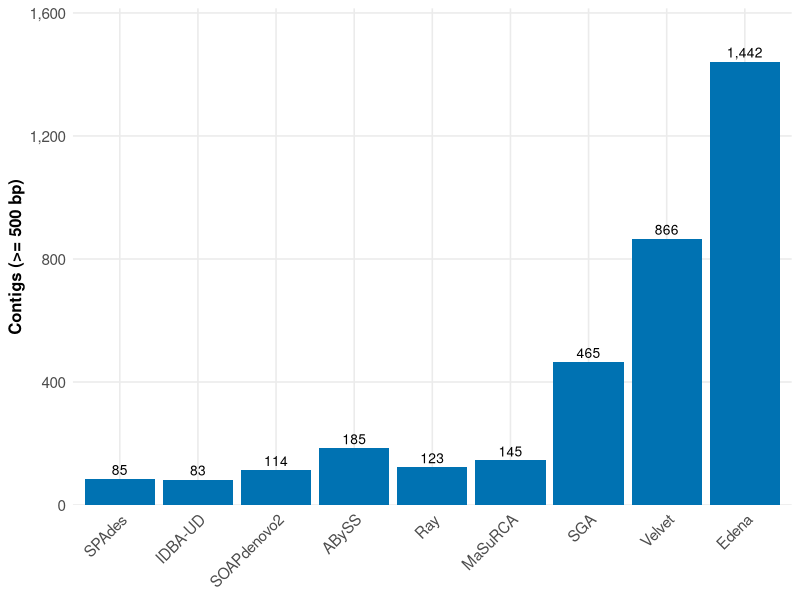
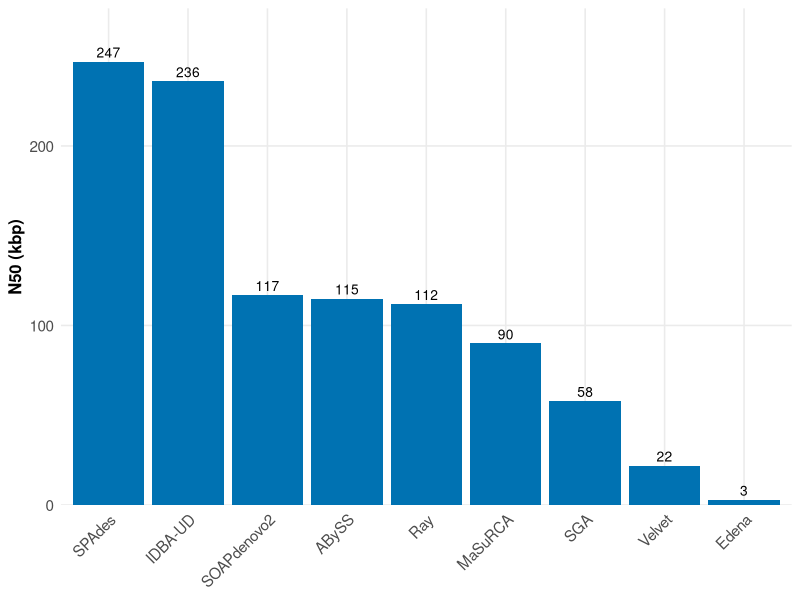

R code for these plots, in order:
# ==========================================================================
# Lección 01. De lecturas a ensamblaje: comparar ensambladores con QUAST
# ==========================================================================
# Autor: Dr. José Juan Torres Martínez
# Docente de Ciencias Químicas
# Universidad Autónoma de San Luis Potosí (UASLP)
# México
#
# Material académico para estudiantes
# Serie "Genómica" — Lección 01
#
# Descripción: primera lección del curso de genómica. Un genoma no se lee
#   de principio a fin: se secuencia en millones de lecturas cortas y
#   después se reconstruye con un programa ensamblador. Hay varios
#   ensambladores y no todos dan el mismo resultado con las mismas
#   lecturas. En esta lección se comparan nueve ensambladores (ABySS,
#   Edena, IDBA-UD, MaSuRCA, Ray, SGA, SOAPdenovo2, SPAdes y Velvet)
#   con las métricas de QUAST, la herramienta que evalúa ensamblajes, y
#   se decide cuál conviene usar.
#
# Objetivos de aprendizaje:
#   - Explicar qué es un ensamblaje y qué es un contig.
#   - Leer una tabla de QUAST: contigs, N50, NGA50, LGA50, errores de
#     ensamblaje y fracción del genoma.
#   - Calcular cuántas veces es mayor el N50 de un ensamblador que el
#     de otro, y cuánto cae el N50 al medirlo contra el genoma de
#     referencia (NGA50).
#   - Comparar ensambladores con gráficos de barras.
#   - Explicar por qué un ensamblaje con menos contigs y mayor N50 es
#     un ensamblaje menos fragmentado, y por qué se miran varias
#     métricas juntas.
#
# Datos: datos_quast.csv, en esta misma carpeta. Son los resultados
#   publicados por Forouzan y colaboradores (2017) para tres genomas
#   bacterianos del estudio GAGE-B, evaluados con QUAST.
#   Forouzan E, Maleki MSM, Karkhane AA, Yakhchali B (2017). Evaluation
#   of nine popular de novo assemblers in microbial genome assembly.
#   J Microbiol Methods 143:32-37. doi:10.1016/j.mimet.2017.09.008.
#   PMID 28939423. Tabla 3 del artículo.
#
#   Cada valor es el promedio de los tres genomas, con cobertura
#   de alrededor de 100x:
#     Mycobacterium abscessus: 96x, GC 64 por ciento, lecturas de 100 pb
#     Rhodobacter sphaeroides 2.4.1: 126x, GC 69 por ciento, 101 pb
#     Vibrio cholerae: 88x, GC 48 por ciento, lecturas de 100 pb
#   Los datos de lecturas son del estudio GAGE-B (Magoc y colaboradores,
#   2013, Bioinformatics 29:1718-1725, doi:10.1093/bioinformatics/btt273,
#   PMC3702249).
#
#   Para descargar las lecturas con SRA Toolkit (corridas HiSeq):
#     fasterq-dump --split-files SRR315382
#     fasterq-dump --split-files SRR522244
#     fasterq-dump --split-files SRR227312
#   SRR315382 es Mycobacterium abscessus (estudio SRA043447),
#   SRR522244 es Rhodobacter sphaeroides 2.4.1 y SRR227312 es Vibrio
#   cholerae (estudio SRA037376). Las lecturas limpias y submuestreadas
#   a 100x están también en el sitio de GAGE-B: http://ccb.jhu.edu/gage_b
#   Genomas de referencia (GenBank): M. abscessus ATCC 19977 NC_010394;
#   R. sphaeroides 2.4.1 NC_007488, NC_007489, NC_007490, NC_007493,
#   NC_007494, NC_009007, NC_009008; V. cholerae N16961 NC_002505,
#   NC_002506.
#
#   Los nueve ensambladores evaluados en el artículo (con su versión):
#   ABySS 1.9.0, Edena V3.131028, IDBA-UD 1.1.3, MaSuRCA 3.2.1,
#   Ray 2.3.1, SGA v0.10.14, SOAPdenovo2, SPAdes 3.9.0 y Velvet 1.2.10.
#   Los comandos para reproducir la tabla son:
#     spades.py -1 lectura_1.fastq -2 lectura_2.fastq -o salida_spades
#     quast.py contigs.fasta -r referencia.fasta -o salida_quast
#   QUAST necesita el genoma de referencia para calcular NGA50, LGA50
#   y la fracción del genoma; sin referencia solo calcula N50 y L50.
# ==========================================================================

# --------------------------------------------------------------------------
# 1. Cargar paquetes
# --------------------------------------------------------------------------
library(ggplot2)
library(dplyr)
library(readr)
library(scales)

Sys.setlocale("LC_ALL", "C.UTF-8")

# Carpeta del script: los CSV y las figuras viven junto a este archivo.
args <- commandArgs(trailingOnly = FALSE)
archivo <- grep("--file=", args, value = TRUE)
if (length(archivo) > 0) {
  carpeta <- dirname(sub("--file=", "", archivo[1]))
} else {
  carpeta <- getwd()
}
setwd(carpeta)

# --------------------------------------------------------------------------
# 2. Del secuenciador al ensamblaje
# --------------------------------------------------------------------------
# El secuenciador produce lecturas: fragmentos cortos de ADN, de unos
# 100 pares de bases cada uno en estos datos. Ninguna lectura cubre el
# genoma completo, así que el ensamblaje busca las lecturas que se solapan
# y las junta en piezas más largas, llamadas contigs. Un contig es una
# secuencia continua reconstruida a partir de muchas lecturas.
#
# Hay varios programas ensambladores y cada uno usa una estrategia
# distinta. Con las mismas lecturas, ABySS, Edena, IDBA-UD, MaSuRCA,
# Ray, SGA, SOAPdenovo2, SPAdes y Velvet dan ensamblajes diferentes:
# distinto número de contigs, distinto tamaño total y distinta longitud
# de contigs. Por eso, antes de seguir con el análisis, se comparan con
# QUAST (Quality Assessment Tool for Genome Assemblies), que calcula las
# mismas métricas para cada ensamblaje.
#
# Las métricas de QUAST que se usan en esta lección son:
#   - contigs_500: número de contigs de 500 pares de bases o más.
#   - n50_kbp: la longitud del contig que queda en la mitad del
#     ensamblaje cuando se ordenan los contigs de mayor a menor, en
#     miles de pares de bases (kbp). Un N50 mayor indica un ensamblaje
#     menos fragmentado.
#   - nga50_kbp: lo mismo que el N50, pero medido contra el genoma de
#     referencia: los contigs se parten donde hay un error de
#     ensamblaje, así que el NGA50 siempre es menor o igual que el N50
#     y castiga a los ensambladores que juntan mal las lecturas.
#   - lga50: cuántos bloques alineados hay que sumar, de mayor a menor,
#     para llegar a la mitad del genoma de referencia. Un LGA50 menor
#     indica un ensamblaje menos fragmentado.
#   - misassemblies: número de errores de ensamblaje, es decir, de
#     lugares donde el contig junta dos partes del genoma que en
#     realidad no van juntas.
#   - genome_fraction_pct: qué porcentaje del genoma de referencia
#     cubre el ensamblaje. Un valor mayor indica un ensamblaje más
#     completo.
# QUAST también reporta N90, L50, auN y otras métricas en su reporte
# completo; en la lección 04 se calculan a mano con un ejemplo pequeño.

# --------------------------------------------------------------------------
# 3. Leer los datos
# --------------------------------------------------------------------------
# datos_quast.csv tiene las métricas de QUAST de los nueve ensambladores,
# todos sobre las mismas lecturas públicas de GAGE-B y con el mismo
# umbral de 500 pares de bases. Cada valor es el promedio de los tres
# genomas bacterianos.
quast <- read_csv("datos_quast.csv", show_col_types = FALSE)
print(quast)

# --------------------------------------------------------------------------
# 4. Calcular valores a partir de los datos
# --------------------------------------------------------------------------
# El ensamblador con el N50 mayor, el ensamblador con menos contigs y el
# ensamblador con el NGA50 mayor.
mejor_n50 <- quast %>% filter(n50_kbp == max(n50_kbp)) %>% pull(ensamblador)
menos_contigs <- quast %>% filter(contigs_500 == min(contigs_500)) %>% pull(ensamblador)
mejor_nga50 <- quast %>% filter(nga50_kbp == max(nga50_kbp)) %>% pull(ensamblador)
cat("Mayor N50:", mejor_n50, "\n")
cat("Menos contigs:", menos_contigs, "\n")
cat("Mayor NGA50:", mejor_nga50, "\n")

# Cuántas veces más contigs produce Edena que IDBA-UD, y cuántas veces
# es mayor el N50 de SPAdes que el de Edena y que el de Velvet.
cat("Contigs de Edena / contigs de IDBA-UD =",
    round(quast %>% filter(ensamblador == "Edena") %>% pull(contigs_500) /
          (quast %>% filter(ensamblador == "IDBA-UD") %>% pull(contigs_500)), 2), "\n")
cat("N50 de SPAdes / N50 de Edena =",
    round(quast %>% filter(ensamblador == "SPAdes") %>% pull(n50_kbp) /
          (quast %>% filter(ensamblador == "Edena") %>% pull(n50_kbp)), 2), "\n")
cat("N50 de SPAdes / N50 de Velvet =",
    round(quast %>% filter(ensamblador == "SPAdes") %>% pull(n50_kbp) /
          (quast %>% filter(ensamblador == "Velvet") %>% pull(n50_kbp)), 2), "\n")

# Cuánto cae el N50 al medirlo contra la referencia (de N50 a NGA50),
# en porcentaje, para SPAdes, IDBA-UD y Ray.
caida <- quast %>%
  filter(ensamblador %in% c("SPAdes", "IDBA-UD", "Ray")) %>%
  mutate(caida_pct = round(100 * (n50_kbp - nga50_kbp) / n50_kbp, 1)) %>%
  select(ensamblador, n50_kbp, nga50_kbp, caida_pct)

print(caida)

# La diferencia en fracción del genoma entre SPAdes y Edena, en puntos
# porcentuales, y el ensamblador con más errores de ensamblaje.
cat("Fracción del genoma: SPAdes - Edena =",
    round(quast %>% filter(ensamblador == "SPAdes") %>% pull(genome_fraction_pct) -
          (quast %>% filter(ensamblador == "Edena") %>% pull(genome_fraction_pct)), 2),
    "puntos porcentuales\n")
cat("Más errores de ensamblaje:",
    quast %>% filter(misassemblies == max(misassemblies)) %>% pull(ensamblador),
    "con", max(quast$misassemblies), "\n")

# --------------------------------------------------------------------------
# 5. Paleta y tema
# --------------------------------------------------------------------------
# Paleta Okabe-Ito (compatible con visión de color deficiente).
col_ensamblador <- "#0072B2"

# Tema común: sin título dentro de la imagen, títulos de ejes en negrita.
tema_fig <- theme_minimal(base_size = 12) +
  theme(
    axis.title = element_text(face = "bold"),
    axis.text = element_text(size = 11),
    panel.grid.minor = element_blank()
  )

# Ordenar los ensambladores de mayor a menor N50 para los gráficos.
quast$ensamblador <- factor(quast$ensamblador,
                            levels = c("SPAdes", "IDBA-UD", "SOAPdenovo2", "ABySS",
                                       "Ray", "MaSuRCA", "SGA", "Velvet", "Edena"))

# --------------------------------------------------------------------------
# 6. Figura 1 — Contigs por ensamblador
# --------------------------------------------------------------------------
# El eje horizontal es el ensamblador, ordenado de mayor a menor N50, y
# el eje vertical es el número de contigs de 500 pares de bases o más.
p1 <- ggplot(quast, aes(x = ensamblador, y = contigs_500)) +
  geom_col(fill = col_ensamblador) +
  geom_text(aes(label = comma(contigs_500)), vjust = -0.4, size = 3.5) +
  scale_y_continuous(labels = label_comma(), expand = expansion(mult = c(0, 0.12))) +
  labs(x = NULL, y = "Contigs (>= 500 bp)") +
  tema_fig +
  theme(axis.text.x = element_text(angle = 45, hjust = 1))

ggsave("figura1_contigs.png", p1, width = 9, height = 5, dpi = 300, bg = "white")

# Interpretación
# La Figura 1 muestra cuántos contigs de 500 pares de bases o más produce
# cada ensamblador con las mismas lecturas públicas de GAGE-B. El eje
# horizontal es el ensamblador, ordenado de mayor a menor N50, y el eje
# vertical es el número de contigs, una cantidad sin unidades. IDBA-UD
# produce 83 contigs y SPAdes 85, los dos ensamblajes menos fragmentados;
# Edena produce 1442 contigs, 17.37 veces más que IDBA-UD, y Velvet 866.
# Menos contigs indica un ensamblaje menos fragmentado: las lecturas se
# juntaron en piezas más largas en lugar de quedar en muchos fragmentos
# cortos. En medio quedan Ray con 123, SOAPdenovo2 con 114, MaSuRCA con
# 145, ABySS con 185 y SGA con 465 contigs.

# --------------------------------------------------------------------------
# 7. Figura 2 — N50 por ensamblador
# --------------------------------------------------------------------------
# El eje horizontal es el ensamblador, ordenado de mayor a menor N50, y
# el eje vertical es el N50 en miles de pares de bases (kbp).
p2 <- ggplot(quast, aes(x = ensamblador, y = n50_kbp)) +
  geom_col(fill = col_ensamblador) +
  geom_text(aes(label = comma(n50_kbp)), vjust = -0.4, size = 3.5) +
  scale_y_continuous(labels = label_comma(), expand = expansion(mult = c(0, 0.12))) +
  labs(x = NULL, y = "N50 (kbp)") +
  tema_fig +
  theme(axis.text.x = element_text(angle = 45, hjust = 1))

ggsave("figura2_n50.png", p2, width = 9, height = 5, dpi = 300, bg = "white")

# Interpretación
# La Figura 2 muestra el N50 de cada ensamblador. El eje horizontal es el
# ensamblador, ordenado de mayor a menor N50, y el eje vertical es el N50
# en miles de pares de bases (kbp). SPAdes tiene el N50 mayor, 247 kbp,
# seguido de IDBA-UD con 236 kbp, SOAPdenovo2 con 117 kbp, ABySS con
# 115 kbp, Ray con 112 kbp, MaSuRCA con 90 kbp, SGA con 58 kbp, Velvet
# con 22 kbp y Edena con 3 kbp. El N50 de SPAdes es 82.33 veces el de
# Edena y 11.23 veces el de Velvet. Un N50 mayor indica un ensamblaje
# menos fragmentado: la mitad del ensamblaje está en contigs de 247000
# pares de bases o más con SPAdes, y de 3000 o más con Edena. El NGA50
# confirma lo mismo: IDBA-UD tiene el NGA50 mayor (220 kbp), seguido de
# SPAdes (200 kbp), casi el doble que el tercero, Ray (112 kbp); Edena
# queda en 4 kbp y Velvet en 21 kbp. La fracción del genoma también
# separa a los dos grupos: SPAdes cubre 98.53 por ciento del genoma de
# referencia e IDBA-UD 98.45 por ciento, mientras Edena solo cubre
# 69.49 por ciento, 29.04 puntos porcentuales menos que SPAdes. En
# errores, MaSuRCA es el que más comete (9), y SGA y Velvet los que
# menos (2 cada uno): por eso el artículo dice que Velvet es el
# ensamblador más conservador, con el NGA50 más bajo y la tasa de error
# más baja. Con estos datos públicos, SPAdes e IDBA-UD son los
# ensambladores elegidos para seguir con el análisis: menos contigs,
# mayor N50, mayor NGA50 y mayor fracción del genoma.

# --------------------------------------------------------------------------
# 8. Qué aprendimos
# --------------------------------------------------------------------------
# - Un genoma se reconstruye juntando lecturas cortas en contigs. El
#   mismo conjunto de lecturas públicas da ensamblajes distintos según
#   el ensamblador que se use.
# - QUAST calcula las mismas métricas para cada ensamblaje, y eso permite
#   compararlos: contigs, N50, NGA50, LGA50, errores de ensamblaje y
#   fracción del genoma.
# - Un ensamblaje menos fragmentado tiene menos contigs, mayor N50 y
#   menor LGA50. Con estos datos, SPAdes e IDBA-UD quedaron mejor que
#   los otros siete en las tres medidas.
# - El NGA50 mide contra el genoma de referencia y castiga los errores:
#   el N50 de SPAdes cae 19.0 por ciento al pasar a NGA50, mientras el
#   de IDBA-UD cae solo 6.8 por ciento.
# - La fracción del genoma también importa: Edena solo cubre 69.49 por
#   ciento del genoma de referencia, frente a 98.53 por ciento de SPAdes.
# - En la próxima lección se revisa el control de calidad de las
#   lecturas antes del ensamblaje, con FastQC y Trim Galore, sobre estas
#   mismas lecturas públicas de GAGE-B.
